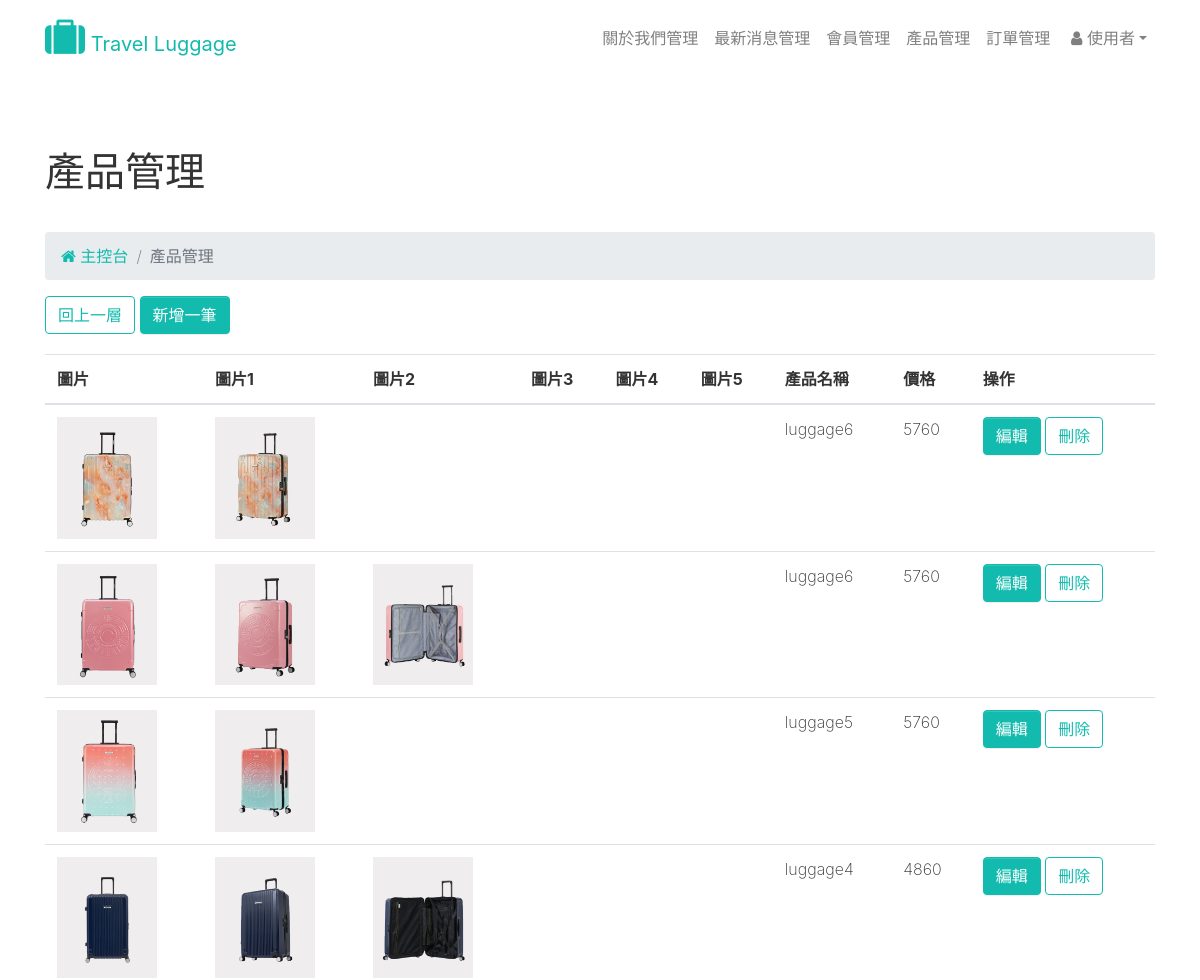
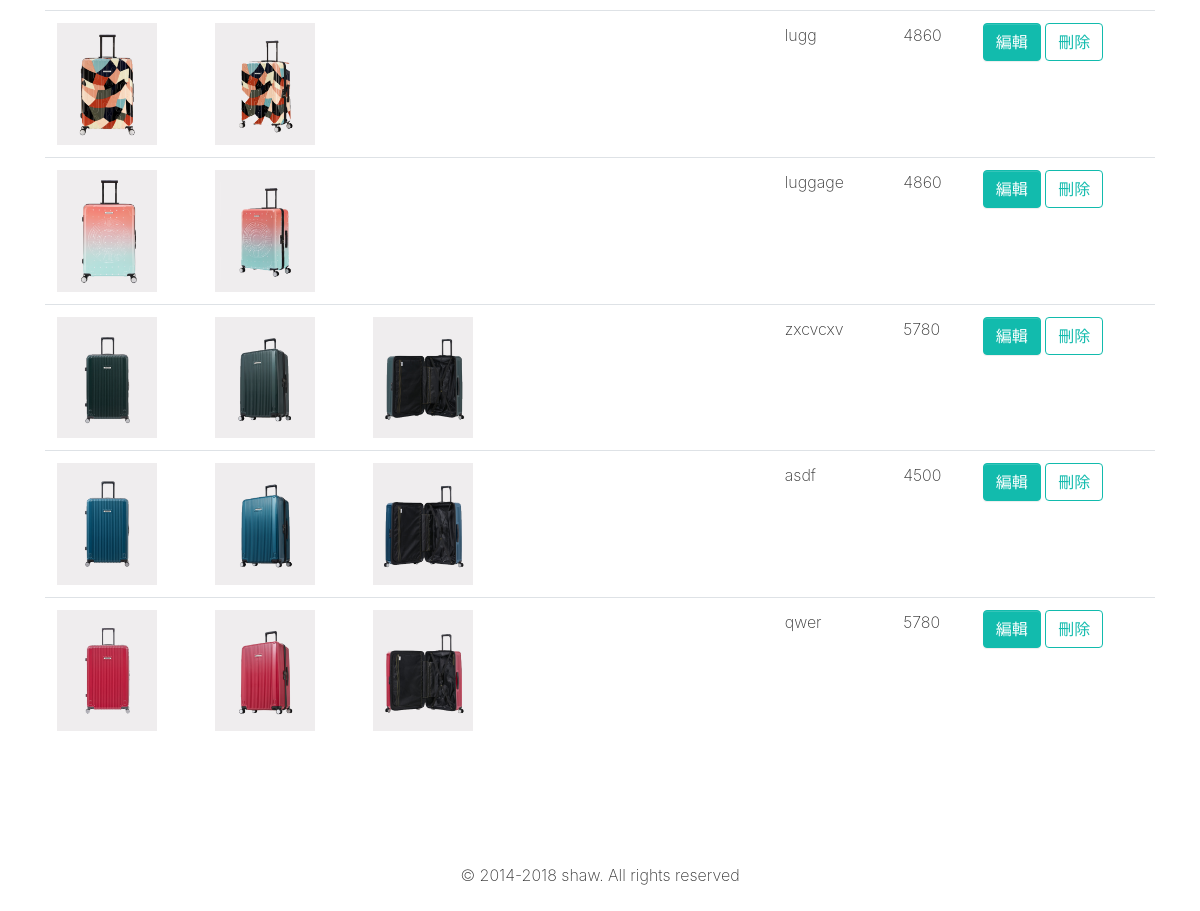
The page /backend/products/list.php?product_categoryID=11 (signed in) on the database its author committed (2 pictures, top to bottom).
### tables this page shows
CREATE TABLE `products` (
  `productID` int(11) NOT NULL,
  `product_categoryID` int(11) NOT NULL,
  `status` int(11) NOT NULL DEFAULT '0',
  `name` varchar(255) NOT NULL,
  `description` text NOT NULL,
  `picture` varchar(255) DEFAULT NULL,
  `picture1` varchar(255) DEFAULT NULL,
  `picture2` varchar(255) DEFAULT NULL,
  `picture3` varchar(255) DEFAULT NULL,
  `picture4` varchar(255) DEFAULT NULL,
  `picture5` varchar(255) DEFAULT NULL,
  `price` varchar(255) NOT NULL,
  `created_at` varchar(255) DEFAULT NULL,
  `updated_at` varchar(255) DEFAULT NULL
);

### backend/products/list.php (the view, shortened to what this page needs)
<?php
require_once('../../function/connection.php');
$sql= "SELECT * FROM products WHERE product_categoryID=:product_categoryID Order By created_at DESC";
  $sth = $db ->prepare($sql);
  $sth ->bindParam(":product_categoryID", $_GET['product_categoryID'], PDO::PARAM_STR);
  $sth ->execute();
$products = $sth->fetchAll(PDO::FETCH_ASSOC);
$total_Rows = count($products);
?>
<!DOCTYPE html>
<html>
<head>
 <?php include_once('../layouts/head.php'); ?>
</head>
<body>
<?php include_once('../layouts/nav.php'); ?>
  <div class="py-5">
    <div class="container">
      <div class="row">
        <div class="col-md-12">
          <h1 class="mb-4">產品管理</h1>
        </div>
      </div>
      <div class="row">
        <div class="col-md-12">
          <ul class="breadcrumb">
            <li class="breadcrumb-item"> <a href="../news/list.php"><i class="fa fa-home"></i> 主控台</a> </li>
            <li class="breadcrumb-item active">產品管理</li>
          </ul>
        </div>
        <div class="col-md-12 utility" style="margin-bottom:20px;">
          <a class="btn btn-outline-primary" href="../product_categories/list.php">回上一層</a>
            <a class="btn btn-primary" href="create.php?product_categoryID=<?php echo $_GET['product_categoryID']; ?>">新增一筆</a>
        </div>
      </div>
      <div class="row">
        <div class="col-md-12">
          <table class="table">
            <thead>
              <tr>
                <th scope="col">圖片</th>
                <th scope="col">圖片1</th>
                <th scope="col">圖片2</th>
                <th scope="col">圖片3</th>
                <th scope="col">圖片4</th>
                <th scope="col">圖片5</th>
                <th scope="col">產品名稱</th>
                <th scope="col">價格</th>
                <th scope="col">操作</th>
              </tr>
            </thead>
            <tbody>
            <?php if($total_Rows > 0){ ?>
              <?php foreach($products as $data){ ?>
              <tr>
                <td><img src="../../uploads/products/<?php echo $data['picture']; ?>" width="100" alt=""></td>
                <td><img src="../../uploads/products/<?php echo $data['picture1']; ?>" width="100" alt=""></td>
                <td><img src="../../uploads/products/<?php echo $data['picture2']; ?>" width="100" alt=""></td>
                <td><img src="../../uploads/products/<?php echo $data['picture3']; ?>" width="100" alt=""></td>
                <td><img src="../../uploads/products/<?php echo $data['picture4']; ?>" width="100" alt=""></td>
                <td><img src="../../uploads/products/<?php echo $data['picture5']; ?>" width="100" alt=""></td>
                <td><?php echo $data['name']; ?></td>
                <td><?php echo $data['price']; ?></td>
                <td>
                  <a class="btn btn-primary" href="update.php?product_categoryID=<?php echo $data['product_categoryID']; ?>&productID=<?php echo $data['productID']; ?>">編輯</a>
                  <a class="btn btn-outline-primary" href="delete.php?product_categoryID=<?php echo $data['product_categoryID']; ?>&productID=<?php echo $data['productID']; ?>" onclick="if(!confirm('是否確定刪除此筆資料?刪除後無法回復')){return false;};">刪除</a>
                </td>
              </tr>
              <?php } ?>
            <?php }else{ ?>
              <tr>
                <td colspan="3">目前無資料，請新增一筆</td>
              </tr>
            <?php } ?>
            </tbody>
          </table>
        </div>
      </div>
    </div>
  </div>
  <?php include_once('../layouts/footer.php'); ?>
</body>
</html>

### backend/layouts/head.php (shortened to what this page needs)
<link rel="stylesheet" href="../css/font-awesome.min.css" type="text/css">
<link rel="stylesheet" href="../css/theme.css" type="text/css">
<link rel="stylesheet" href="../../js/jquery-ui/jquery-ui.min.css">

### backend/layouts/nav.php (shortened to what this page needs)
<nav class="navbar navbar-expand-md navbar-light">
    <div class="container"> <a class="navbar-brand text-primary" href="../news/list.php">
        <i class="fa fa-suitcase fa-2x" aria-hidden="true"></i>
        <b> Travel Luggage</b>
      </a>
      <div class="collapse navbar-collapse" id="navbar4">
        <ul class="navbar-nav ml-auto">
          <li class="nav-item"> <a class="nav-link" href="../page/update.php?pageID=1">關於我們管理</a> </li>
          <li class="nav-item"> <a class="nav-link" href="../news/list.php">最新消息管理</a></li>
          <li class="nav-item"> <a class="nav-link" href="../members/list.php">會員管理</a> </li>
          <li class="nav-item"> <a class="nav-link" href="../product_categories/list.php">產品管理</a> </li>
          <li class="nav-item"> <a class="nav-link" href="../customer_orders/list.php?status=888">訂單管理</a> </li>
          <li class="nav-item dropdown"> <a class="nav-link dropdown-toggle" href="#" id="navbarDropdownMenuLink" data-toggle="dropdown" aria-haspopup="true" aria-expanded="false"><i class="fa fa-user fa-fw"></i>使用者</a>
          </li>
        </ul>
      </div>
    </div>
  </nav>

### backend/layouts/footer.php (shortened to what this page needs)
<div class="py-3">
    <div class="container">
      <div class="row">
        <div class="col-md-12 text-center">
          <p class="mb-0">© 2014-2018 shaw. All rights reserved</p>
        </div>
      </div>
    </div>
  </div>

### rows shown on the page
products: picture (picture), picture1 (picture), name "luggage6", price "5760"
products: picture (picture), picture1 (picture), picture2 (picture), name "luggage6", price "5760"
products: picture (picture), picture1 (picture), name "luggage5", price "5760"
products: picture (picture), picture1 (picture), picture2 (picture), name "luggage4", price "4860"
products: picture (picture), picture1 (picture), name "lugg", price "4860"
products: picture (picture), picture1 (picture), name "luggage", price "4860"
products: picture (picture), picture1 (picture), picture2 (picture), name "zxcvcxv", price "5780"
products: picture (picture), picture1 (picture), picture2 (picture), name "asdf", price "4500"
products: picture (picture), picture1 (picture), picture2 (picture), name "qwer", price "5780"
